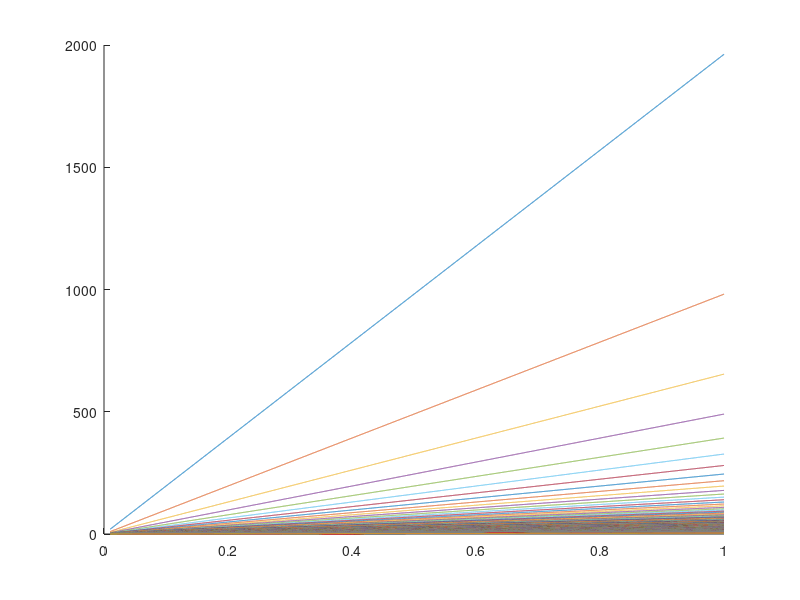

Here is the MATLAB script that generated this plot:
tic
mass = linspace(0.01,1,10000);
coeff_fric = linspace(0.01,5,500);
length_leg = 8;
g = 9.81;

weight = mass*g;
f_friction = weight/4;

f_norm = zeros(length(coeff_fric),length(mass));
for fric_ind = 1:length(f_friction)
    f_norm(:,fric_ind) = f_friction(fric_ind)./coeff_fric;

end
torque_val = f_norm * length_leg;

toc

figure(1)
hold on
for coeff_val = 1:length(coeff_fric)
    plot(mass,torque_val(coeff_val,:))
end

